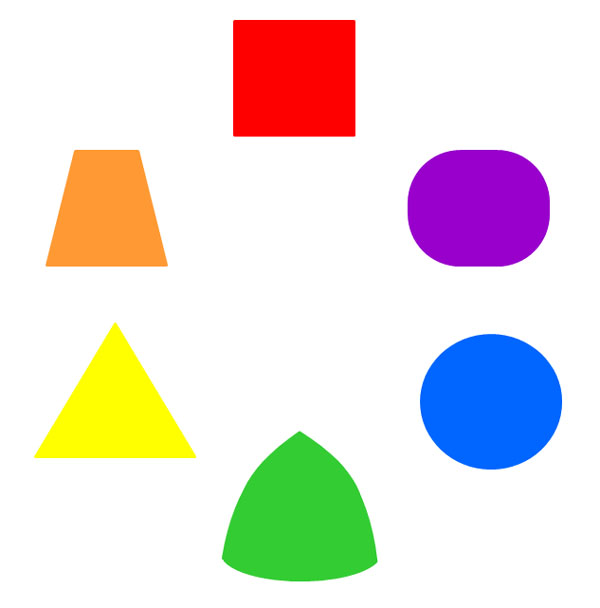
//> input picture test_image3.jpg, 600 x 608 px
$ ./project_soft test_image3.jpg test_image1.png   (built with g++ and OpenCV 4)
//> lines starting //> are read from the running program, lines starting //| are printed output that depends on the picture; after the words box and inside, x2 and y2 are one past the last pixel; in counts of white or black regions, pixels touching at a corner belong together
// Student name: Hichem Rehouma
// Student ID: V00811045
// ELEC 586: Project

#include <opencv2/core/core.hpp>
#include "opencv2/imgproc/imgproc.hpp"
#include <opencv2/highgui/highgui.hpp>
#include <cmath>
#include <string>
#include <iostream>
#include <fstream>
#include <iomanip>


// This function performs the last step of edge detection , the Hysteresis thresholding
// (A description is provided before its implementation in the Canny detection function)
void  hys_threshold(float upperDir, float lowerDir, cv::Mat mat1, cv::Mat mat2, cv::Mat mat3, int lowT, float p1,
		    float p2, float p3, float p4, float p5, float p6, float p7, float p8, bool is_chg)
			{
			      // Comparing surrounding pixel to the lower Threshold
		              if (lowT<=mat1.at<float>(p1,p2)&&
			      // If the pixel hasn't already been checked
			      mat2.at<unsigned char>(p1,p2)!=100 &&
			      // The gradient direction at this pixel is approximately the same
			      mat3.at<float>(p1,p2) > lowerDir &&
			      mat3.at<float>(p1,p2) <= upperDir &&
			      // Check the grad magnitude of the next surrounding pixels, Similarly as in step 3
			      mat1.at<float>(p3,p4) > mat1.at<float>(p5,p6) &&
			      mat1.at<float>(p3,p4) > mat1.at<float>(p7,p8))
			      // If all conditions are satisfied, mark the neighbor as white(255), which would represent the color of an edge
			      // and set the image as changed
		 	       {
				   // Mark the detected edge (using a pointer) as a WHITE colored pixel
				   mat2.ptr<unsigned char> (p1,p2)[0] = 255;
				   is_chg = true;
			       }
}

///// This function is an implementation of a Canny Edge detector for a grayscale image matrix. The goal is
//    to detect, locate then store each pixel in the image that is deemed to be an "edge" pixel. This
//    function generates a "Mask"; that is, bright lines representing the edges on a black background.
//    This function uses variables, containers, and iterators from the OpenCV library.
//
//    The image returned by this function is an essential input for many image processing detection
//    algorithms such as object recognition and pattern analysis.
//***************************************************************************************************
// Inputs:
// - Mat source: this is the source image declared as a matrix of pixels (cv::MAT)
// - int upperThreshold: maximum threshold for pixel value entered by the user
// - int lowerThreshold: minimum threshold for pixel value entered by the user
// - double size: Size of the Sobel Kernel Matrix
// Outputs:
// - returns an binary image matrix (with all the edges detected)
//***************************************************************************************************
cv::Mat MyCannyDetector(cv::Mat sourceImg, int upperThreshold, int lowerThreshold, float size)
{
    // Construct a copy of the source image
    cv::Mat Image1 = cv::Mat(sourceImg);
    Image1 = sourceImg.clone();

    /////////////////////////////////////////////////////////
    //Step 1: Noise reduction
    ////////////////////////////////////////////////////////

    // Apply Guassian Filter to smooth the image before Processing
    cv::GaussianBlur(sourceImg, Image1, cv::Size(5, 5), 1.4);

    /////////////////////////////////////////////////////////
    // Step 2: Computing the Gradient Magnitudes and Directions
    //////////////////////////////////////////////////////////

    // The gradient is computed using the Sobel Operator via the
    // Sobel function from the OpenCV library.
    // This function is a discrete differentiation operator. It computes
    // an approximation of the gradient of an image intensity function and
    // and outputs a differentiated matrix.

    // First, Compute the Gradient magnitude in the x-direction
    cv::Mat mag_grad_X = cv::Mat(sourceImg.rows, sourceImg.cols, CV_32F);
    cv::Sobel(Image1, mag_grad_X, CV_32F, 1, 0, size);
//

    // Compute the Gradient magnitude in the y-direction
    cv::Mat mag_grad_Y = cv::Mat(sourceImg.rows, sourceImg.cols, CV_32F);
    cv::Sobel(Image1, mag_grad_Y, CV_32F, 0, 1, size);

    // At each pixel, compute the slope to find the Gradient direction
    cv::Mat grad_dir = cv::Mat(Image1.rows, Image1.cols, CV_32F);
    cv::divide(mag_grad_Y, mag_grad_X, grad_dir);

    // Gradient Magnitude Matrix
    cv::Mat mag_grad = cv::Mat(Image1.rows, Image1.cols, CV_64F);

    cv::Mat x_prod = cv::Mat(Image1.rows, Image1.cols, CV_64F);
    cv::Mat y_prod = cv::Mat(Image1.rows, Image1.cols, CV_64F);

    cv::multiply(mag_grad_X, mag_grad_X, x_prod);
    cv::multiply(mag_grad_Y, mag_grad_Y, y_prod);

    mag_grad = x_prod + y_prod;
    cv::sqrt(mag_grad, mag_grad);


    // We will be working with 3 matrices
    // - Matrix 1(mag_grad) will hold the gradient magnitude information
    // - Matrix 2(grad_dir) will hold the gradient direction information
    // - Matrix 3(output) will be our output matrix
    // Matrix 3 will be constructed from a search operation on Matrix 1 and 2

    ///////////////////////////////////////////////////////////
    // Step 3: Non-Maximum Suppression
    //////////////////////////////////////////////////////////

    // This step will determine whether a point lies on an edge. An edge point
    // will have a gradient magnitude greater than the upper threshold.

    // Construct an image for the output of the Edge detector
    cv::Mat edge_out = cv::Mat(sourceImg.rows, sourceImg.cols, CV_8U);

    // Initialize it to zero
    edge_out.setTo(cv::Scalar(0));

    ///// Initialize the iterators for the search operation
    // Iterator for the direction of the gradient
    cv::MatIterator_<float>direcIter = grad_dir.begin<float>();
    // Iterator for the output edge detected image
    cv::MatIterator_<unsigned char>edgeOutIter = edge_out.begin<unsigned char>();

    // Iterate through each pixel of the image
    for(cv::MatIterator_<float>mag_Iter = mag_grad.begin<float>();mag_Iter!=mag_grad.end<float>();++mag_Iter,++direcIter,
	++edgeOutIter)
    {
        // Calculate the current gradient direction
        float current_dir = atan(*direcIter) * 180 / (float)M_PI;
	// Store the current pixel
        const cv::Point current_pix = edgeOutIter.pos();
        // Eliminate negative directions and set the current direction
	while (current_dir < 0) {
	   current_dir += 180;
	  *direcIter = current_dir;
	} ;

        // If the gradient magnitude is less than the upper threshold,
	// ignore the pixel
        if(*mag_Iter<upperThreshold)
	 continue;

        // Set the edge to be true, it will need to pass all the following conditions to
        // remain as true
	bool is_edge = true;

        // The approach is the following: if a pixel is not greater than its 8 surrounding pixels, then the pixel
	// is not an edge. This process involves checking the direction of the gradient of the surrounding pixels,
	// then compare the magnitude of these pixels to the current pixel.

       // Check the first gradient direction
       if(current_dir>112.5 && current_dir <=157.5)
        {
            // Bottom right pixel (x+1,y-1) (Additionally, check if pixel is not out of bound, which can cause
            // the iterator to go past the container size or start before the first element and become invalidated)
 	    if(current_pix.y>0 && current_pix.x<Image1.cols &&
	        *mag_Iter<=mag_grad.at<float>(current_pix.y-1, current_pix.x+1)) {
	        is_edge = false;
	       }

	   // Now, Top left pixel (x-1,y+1)
            if(current_pix.y<Image1.rows && current_pix.x>0 &&
		 *mag_Iter<=mag_grad.at<float>(current_pix.y+1, current_pix.x-1)) {
		is_edge = false;
	       }
        }
	// Next direction
	else if(current_dir>67.5 && current_dir <= 112.5)
        {
	    // Straight below pixel (y-1,x)
            if(current_pix.y>0 && *mag_Iter<=mag_grad.at<float>(current_pix.y-1, current_pix.x)) {
		is_edge = false;
		}
	    // Straight above pixel (y+1,x)
            if(current_pix.y<Image1.rows &&
		*mag_Iter<=mag_grad.at<float>(current_pix.y+1, current_pix.x)) {
		is_edge = false;
		}
        }
	// Next direction
        else if(current_dir > 22.5 && current_dir <= 67.5)
        {
            // Bottom left pixel (x-1,y-x)
            if(current_pix.y>0 && current_pix.x>0 &&
		 *mag_Iter<=mag_grad.at<float>(current_pix.y-1, current_pix.x-1)) {
		 is_edge = false;
		}
	    // Top Right pixel (x-1,y-x)
            if(current_pix.y<Image1.rows && current_pix.x<Image1.cols &&
		 *mag_Iter<=mag_grad.at<float>(current_pix.y+1, current_pix.x+1)) {
		 is_edge = false;
		}
        }

        else
        {
	    // Left pixel (x-1,y)
            if(current_pix.x>0 && *mag_Iter<=mag_grad.at<float>(current_pix.y, current_pix.x-1)) {
		  is_edge = false;
		}
	    // Right pixel (x+1,y)
            if(current_pix.x<Image1.cols && *mag_Iter<=mag_grad.at<float>(current_pix.y, current_pix.x+1)) {
		is_edge = false;
		}
        }

	// If all of the above conditions are satisfied, the pixel is deemed to be an edge, we mark that pixel as white(255)
 	 if(is_edge)
        {
            *edgeOutIter = 255;
        }

      }


    ///////////////////////////////////////////////////////////
    // Step 4: Thresholding with Hysteresis
    //////////////////////////////////////////////////////////

   // This step is used to remove the weak edges as well as connect the splitted edges. To
   // connect the edges, we need to check each pixel's 8 surrounding pixels. If
   // the neighbor's gradient magnitude is greater than low threshold, it will become an edge.


   // In order to remove the weak edges and connect the splitted one, we need to check if the image
   // has been changed in the last iteration. If not, no further processing is needed.
      bool is_img_changed = true;

      while(is_img_changed)
      {
        // First, set it to false. If a new edge pixel is found, it will be changed to true
	// and will allow for another iteration
        is_img_changed = false;

	// Initialize the iterators again
        direcIter = grad_dir.begin<float>();
        edgeOutIter = edge_out.begin<unsigned char>();

        // Iterate through each pixel of the image
        for(cv::MatIterator_<float>mag_Iter = mag_grad.begin<float>();mag_Iter!=mag_grad.end<float>();++mag_Iter,++direcIter,
	++edgeOutIter)
        {

 	    cv::Point current_pix = edgeOutIter.pos();
	    // Skip the pixels that are near the border of the image
	    // This will avoid considering the frame (if any) as edges
            if(current_pix.x<1 || current_pix.x>sourceImg.cols-1 || current_pix.y<1 || current_pix.y>sourceImg.rows-1)
                continue;


           // Change every newly deemed edge pixel's intensity to 100(arbitrary) to keep track of the
	   // pixels that have already been checked
            if(*edgeOutIter==255)
            {
                *edgeOutIter=(unsigned char)100;

          //  In addition to checking the 8 surrounding pixels gradient magnitude against the current one,
	  //  we will also check their magnitude against their surrounding pixels.

	  //  Check the first gradient direction
	    if(*direcIter>112.5 && *direcIter <= 157.5)
                {

                    if(current_pix.y>0 && current_pix.x>0)
                    {
			// Bottom left surrounding pixel (x-1,y-1)
			hys_threshold(157.5, 112.5, mag_grad, edge_out, grad_dir, lowerThreshold,
				      current_pix.y-1, current_pix.x-1, current_pix.y-1,current_pix.x-1,
				      current_pix.y-2, current_pix.x,current_pix.y,current_pix.x-2,is_img_changed);

                    }

                    if(current_pix.y<Image1.rows && current_pix.x<Image1.cols)
                    {
			// Top right surrounding pixel (x+1,y+1)
			hys_threshold(157.5, 112.5, mag_grad, edge_out, grad_dir, lowerThreshold,
				      current_pix.y+1, current_pix.x+1, current_pix.y-1,current_pix.x-1,
				      current_pix.y+2,current_pix.x,current_pix.y,current_pix.x+2,is_img_changed);
                    }

               }

 	    // Similar processing is carried out to the other gradient directions
            else if(*direcIter>67.5 && *direcIter <= 112.5)
                {
                    if(current_pix.x>0)
                    {
		        // Left surrounding pixel (x-1,y)
			hys_threshold(112.5, 67.5, mag_grad, edge_out, grad_dir, lowerThreshold,
				      current_pix.y, current_pix.x-1, current_pix.y,current_pix.x-1,
			    	      current_pix.y-1,current_pix.x-1,current_pix.y+1,current_pix.x-1,is_img_changed);
                    }

                    if(current_pix.x<Image1.cols)
                    {
			// Right surrounding pixel (x+1,y)
			hys_threshold(112.5, 67.5, mag_grad, edge_out, grad_dir, lowerThreshold,
				      current_pix.y, current_pix.x+1, current_pix.y,current_pix.x+1,
				      current_pix.y-1,current_pix.x+1,current_pix.y+1,current_pix.x+1,is_img_changed);
                    }
                }

                else if(*direcIter > 22.5 && *direcIter <= 67.5)
                {
                    if(current_pix.y>0 && current_pix.x<Image1.cols)
                    {
			// Bottom right surrounding pixel (x+1,y-1)
			hys_threshold(67.5, 22.5, mag_grad, edge_out, grad_dir, lowerThreshold,
				      current_pix.y-1, current_pix.x+1, current_pix.y-1,current_pix.x+1,
				      current_pix.y-2,current_pix.x,current_pix.y,current_pix.x+2,is_img_changed);
                    }

                    if(current_pix.y<Image1.rows && current_pix.x>0)
                    {
			// Top left surrounding pixel (x-1,y+1)
			hys_threshold(67.5, 22.5, mag_grad, edge_out, grad_dir, lowerThreshold,
				      current_pix.y+1, current_pix.x-1, current_pix.y+1,current_pix.x-1,
				      current_pix.y,current_pix.x-2,current_pix.y+2,current_pix.x,is_img_changed);

                    }
                }

                else
                {
                    if(current_pix.y>0)
                     {
			// Directly below surrounding pixel (x,y-1)
			hys_threshold(157.5, 22.5, mag_grad, edge_out, grad_dir, lowerThreshold,
				      current_pix.y-1, current_pix.x, current_pix.y-1,current_pix.x,
				      current_pix.y-1,current_pix.x-1,current_pix.y-1,current_pix.x+2,is_img_changed);
                     }

                    if(current_pix.y<Image1.rows)
                    {
                        {
			// Directly above surrounding pixel (x,y+1)
      			hys_threshold(157.5, 22.5, mag_grad, edge_out, grad_dir, lowerThreshold,
				      current_pix.y+1, current_pix.x, current_pix.y+1,current_pix.x,
				      current_pix.y+1,current_pix.x-1,current_pix.y+1,current_pix.x+1,is_img_changed);

                        }
                    }

                }
            }
        }

    }

// After step 4 is completed, we change all the pixels that were marked as 100 back to white(255)
for(cv::MatIterator_<unsigned char>It = edge_out.begin<unsigned char>();It!=edge_out.end<unsigned char>();++It)
    {
        if(*It==100)
            *It = 255;
    }
    return edge_out;
}

// This function returns the cosine of an angle between three points
// Here, the law of Cosines is applied according the following formula for a given triangle:
// cos(edge1,edge2) = (edge2^2 + edge3^2 - edge1^2)/(2*edge2*edge3))
static double angle_cosine(cv::Point pt1, cv::Point pt2, cv::Point pt0)
{
	// Get the adjacent and opposite edges in triangle (pt1,pt2,pt0)
	// First edge x-coordinates (1st adjacent)
	double edge1_x = pt1.x - pt0.x;
	// First edge y-coordinates (1st opposite)
	double edge1_y = pt1.y - pt0.y;
	// Second edge x-coordinates (2nd adjacent)
	double edge2_x = pt2.x - pt0.x;
	// Second edge y-coordinates (2nd opposite)
	double edge2_y = pt2.y - pt0.y;

	// Compute cosine
	return (edge1_x*edge2_x + edge1_y*edge2_y)/sqrt((std::pow(edge1_x,2) + std::pow(edge1_y,2))*(std::pow(edge2_x,2) + std::pow(edge2_y,2))+ 1e-10);
}

// Function for labeling the detected contours
void labelShape(cv::Mat& im, const std::string label, std::vector<cv::Point>& contour)
{
	int fontface = cv::FONT_HERSHEY_SIMPLEX;
	// Text characteristics
	cv::Size text = cv::getTextSize(label, fontface, 0.4, 1, 0);
	// Find the bounding rectangle of the contour
	cv::Rect r = cv::boundingRect(contour);
	// Center point
	cv::Point pt(r.x + ((r.width - text.width) / 2), r.y + ((r.height + text.height) / 2));
	// Draw a white rectangle as a background for the text label
	cv::rectangle(im, pt + cv::Point(0, 0), pt + cv::Point(text.width, -text.height), CV_RGB(255, 255, 255), CV_FILLED);
	// Text label
	cv::putText(im, label, pt, fontface, 0.4, CV_RGB(0, 0, 0), 0.5, 8);
}

// Compute Euclidean distance between two points
inline float euc_dist(cv::Point& p, cv::Point& q)
{
	cv::Point diff = p - q;
        return cv::sqrt(diff.x*diff.x + diff.y*diff.y);
}

/// Global variables
cv::Mat sourceImg;
cv::Mat src_gray;
cv::Mat outImg;
cv::Mat detected_edges;

const int edgeThresh = 1;
const char* window_name = "Threshold Slider";
const int max_lowThreshold = 100;
const int ratio = 3;

int lowThreshold;
int kernel_size = 3;


////////////////////////////////////////////
// Callback function for the slider trackbar
///////////////////////////////////////////
// This function will generate a horizontol control slider for thresholding.
// The user will drag the cursor to change the value of the lower threshold for
// the canny detector function and visualize the effect of this change on the
// output image of the Canny edge detector.

// ****NOTE: Conceptually, the effect of increasing the lower threshold should
// reduce the ability of the edge detector to detect the edges. Here, the Hysteresis thresholding step
// is affected; that is, less edges will be detected due to the increase of the low threshold. This effect
// also has
void CannyThreshold( int, void* )
{
  /// Reduce noise with a kernel 3x3
  cv::blur( src_gray, detected_edges, cv::Size(3,3) );
  /// Canny detector
  detected_edges = MyCannyDetector(sourceImg, lowThreshold, lowThreshold*ratio, kernel_size);

  /// Using Canny's output as a mask, we display our result
  outImg = cv::Scalar::all(0);

  sourceImg.copyTo( outImg, detected_edges);
  imshow(window_name, outImg );
}

int main(int argc, char** argv)
{
	//cv::Mat src = cv::imread("polygon.png");
	if (argc != 3)
	{
	  std::cout << " Wrong number of inputs. Please make sure you enter 2 arguments in the following order:\n 1- Original image filename(.format) \n 2- Text file name(.format)\n";
	  exit(1);
	}

	// Load the source image
	cv::Size size(1100,700); // Define desired image size
	sourceImg = cv::imread(argv[1], CV_LOAD_IMAGE_COLOR);
//> sourceImg is the input picture: 608 rows x 600 cols, CV_8UC3; mean B, G, R 219.9, 223.4, 231.2
	std::string textfileName(argv[2]);
//> textfileName = "test_image1.png"


	if (!sourceImg.data)
	{
		std::cerr << "failure to load image!";
		exit(1);
	}


	/// Create a matrix of the same type and size as source (for outImg)
 	outImg.create(sourceImg.size(), sourceImg.type());
 	 /// Convert the image to grayscale
  	cv::cvtColor(sourceImg, src_gray, CV_BGR2GRAY );
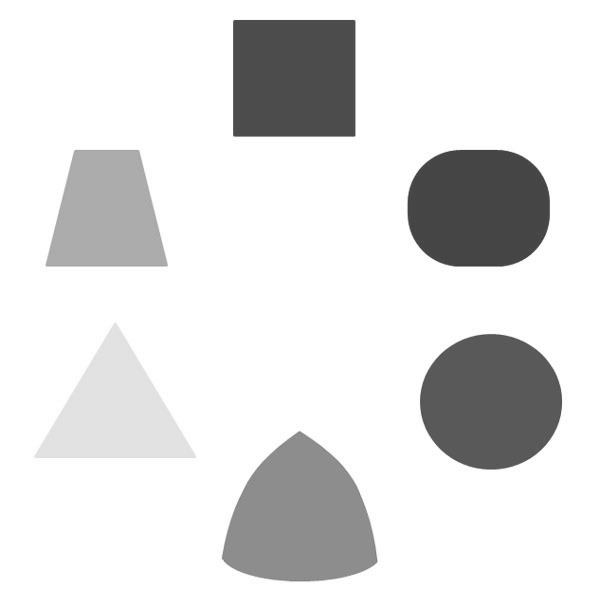
//> src_gray: 608 rows x 600 cols, CV_8UC1; min 58, max 255, mean 225.3
	/// Create a window for the Trackbar
 	cv::namedWindow( window_name, CV_WINDOW_AUTOSIZE );
	 /// Create a Trackbar for user to enter threshold
  	cv::createTrackbar( "Min Threshold:", window_name, &lowThreshold, max_lowThreshold, CannyThreshold );
 	 /// Show the image
 	CannyThreshold(0, 0);
//> in MyCannyDetector, `cv::GaussianBlur(sourceImg, Image1, cv::Size(5, 5), 1.4);`:
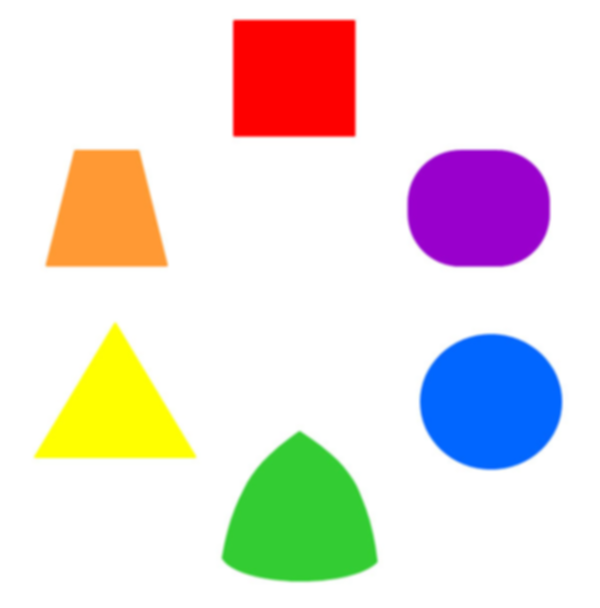
//> Image1: 608 rows x 600 cols, CV_8UC3; 9.03% of pixels changed, all inside (x1, y1, x2, y2) = (30, 14, 570, 586)
//> in MyCannyDetector, `cv::Sobel(Image1, mag_grad_X, CV_32F, 1, 0, size);`:
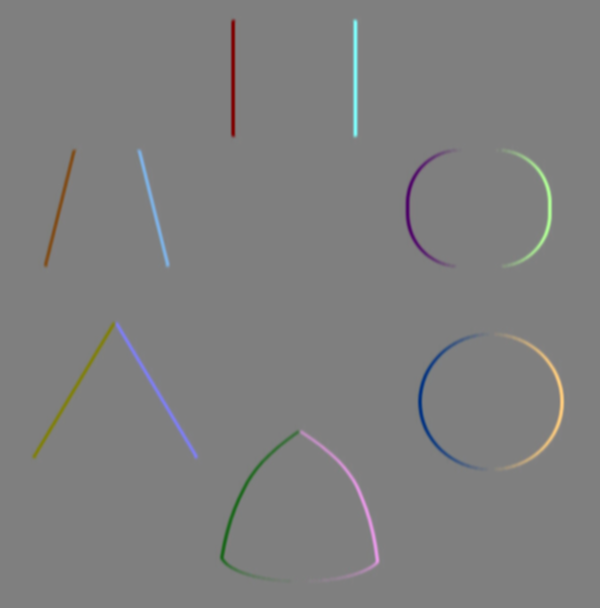
//> mag_grad_X: 608 rows x 600 cols, CV_32FC3; mean B, G, R 0, 0, 0; drawn with min black and max white
//> in MyCannyDetector, `cv::Sobel(Image1, mag_grad_Y, CV_32F, 0, 1, size);`:
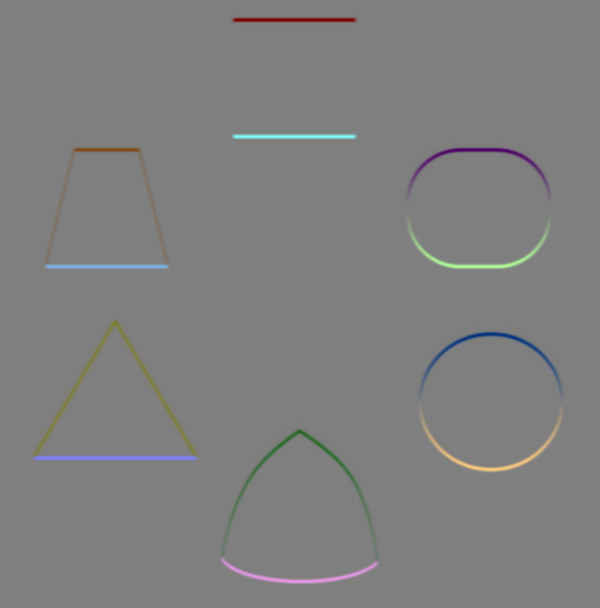
//> mag_grad_Y: 608 rows x 600 cols, CV_32FC3; mean B, G, R 0, 0, 0; drawn with min black and max white
//> in MyCannyDetector, `cv::multiply(mag_grad_X, mag_grad_X, x_prod);`:
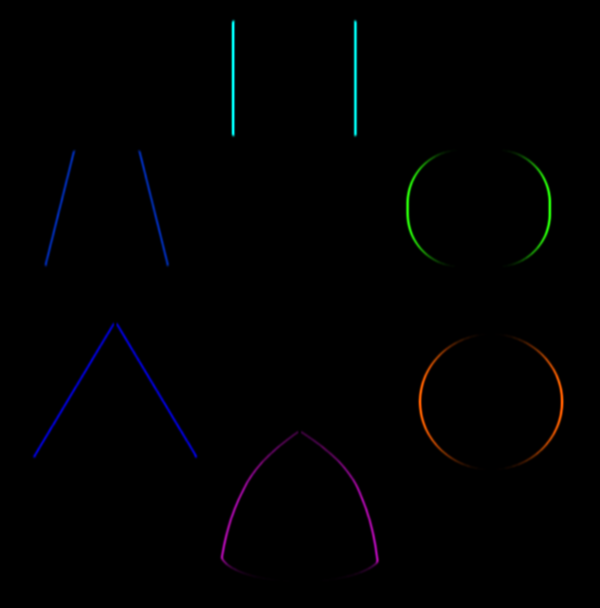
//> x_prod: 608 rows x 600 cols, CV_32FC3; mean B, G, R 1700.8, 1227.5, 876.7; drawn with min black and max white
//> (the rest of the program and of its run is left out)
